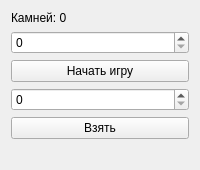
<?xml version="1.0" encoding="UTF-8"?>
<ui version="4.0">
    <class>Form</class>
    <widget class="QWidget" name="Form">
        <layout class="QVBoxLayout">
            <item>
                <widget class="QLabel" name="lbl_stones">
                    <property name="text">
                        <string>Камней: 0</string>
                    </property>
                </widget>
            </item>
            <item>
                <widget class="QSpinBox" name="spinBox" />
            </item>
            <item>
                <widget class="QPushButton" name="btn_start">
                    <property name="text">
                        <string>Начать игру</string>
                    </property>
                </widget>
            </item>
            <item>
                <widget class="QSpinBox" name="takeSpinBox" />
            </item>
            <item>
                <widget class="QPushButton" name="btn_take">
                    <property name="text">
                        <string>Взять</string>
                    </property>
                </widget>
            </item>
            <item>
                <widget class="QLabel" name="lbl_status">
                    <property name="text">
                        <string />
                    </property>
                </widget>
            </item>
        </layout>
    </widget>
</ui>
